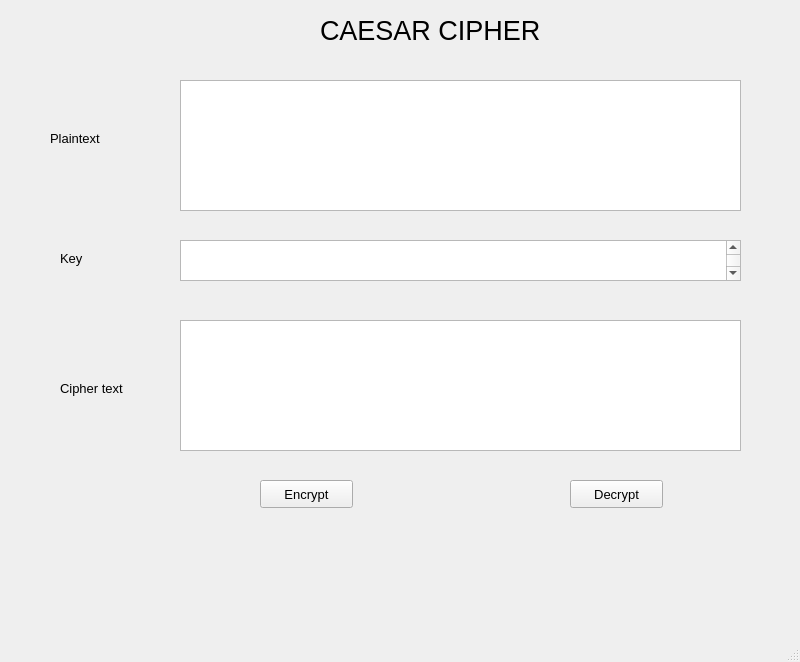
<?xml version="1.0" encoding="UTF-8"?>
<ui version="4.0">
 <class>MainWindow</class>
 <widget class="QMainWindow" name="MainWindow">
  <property name="geometry">
   <rect>
    <x>0</x>
    <y>0</y>
    <width>800</width>
    <height>662</height>
   </rect>
  </property>
  <property name="font">
   <font>
    <pointsize>20</pointsize>
   </font>
  </property>
  <property name="windowTitle">
   <string>MainWindow</string>
  </property>
  <widget class="QWidget" name="centralwidget">
   <widget class="QPlainTextEdit" name="plainTextEdit">
    <property name="geometry">
     <rect>
      <x>180</x>
      <y>80</y>
      <width>561</width>
      <height>131</height>
     </rect>
    </property>
   </widget>
   <widget class="QLabel" name="label">
    <property name="geometry">
     <rect>
      <x>320</x>
      <y>10</y>
      <width>251</width>
      <height>41</height>
     </rect>
    </property>
    <property name="font">
     <font>
      <pointsize>20</pointsize>
     </font>
    </property>
    <property name="text">
     <string>CAESAR CIPHER</string>
    </property>
   </widget>
   <widget class="QPlainTextEdit" name="plainTextEdit_3">
    <property name="geometry">
     <rect>
      <x>180</x>
      <y>320</y>
      <width>561</width>
      <height>131</height>
     </rect>
    </property>
   </widget>
   <widget class="QPushButton" name="pushButton">
    <property name="geometry">
     <rect>
      <x>260</x>
      <y>480</y>
      <width>93</width>
      <height>28</height>
     </rect>
    </property>
    <property name="font">
     <font>
      <pointsize>10</pointsize>
     </font>
    </property>
    <property name="text">
     <string>Encrypt</string>
    </property>
   </widget>
   <widget class="QPushButton" name="pushButton_2">
    <property name="geometry">
     <rect>
      <x>570</x>
      <y>480</y>
      <width>93</width>
      <height>28</height>
     </rect>
    </property>
    <property name="font">
     <font>
      <pointsize>10</pointsize>
     </font>
    </property>
    <property name="text">
     <string>Decrypt</string>
    </property>
   </widget>
   <widget class="QPlainTextEdit" name="plainTextEdit_2">
    <property name="geometry">
     <rect>
      <x>180</x>
      <y>240</y>
      <width>561</width>
      <height>41</height>
     </rect>
    </property>
   </widget>
   <widget class="QLabel" name="label_2">
    <property name="geometry">
     <rect>
      <x>50</x>
      <y>130</y>
      <width>71</width>
      <height>16</height>
     </rect>
    </property>
    <property name="font">
     <font>
      <pointsize>10</pointsize>
     </font>
    </property>
    <property name="text">
     <string>Plaintext</string>
    </property>
   </widget>
   <widget class="QLabel" name="label_3">
    <property name="geometry">
     <rect>
      <x>60</x>
      <y>250</y>
      <width>55</width>
      <height>16</height>
     </rect>
    </property>
    <property name="font">
     <font>
      <pointsize>10</pointsize>
     </font>
    </property>
    <property name="text">
     <string>Key</string>
    </property>
   </widget>
   <widget class="QLabel" name="label_4">
    <property name="geometry">
     <rect>
      <x>60</x>
      <y>380</y>
      <width>91</width>
      <height>16</height>
     </rect>
    </property>
    <property name="font">
     <font>
      <pointsize>10</pointsize>
     </font>
    </property>
    <property name="text">
     <string>Cipher text</string>
    </property>
   </widget>
  </widget>
  <widget class="QMenuBar" name="menubar">
   <property name="geometry">
    <rect>
     <x>0</x>
     <y>0</y>
     <width>800</width>
     <height>51</height>
    </rect>
   </property>
  </widget>
  <widget class="QStatusBar" name="statusbar"/>
 </widget>
 <resources/>
 <connections/>
</ui>
